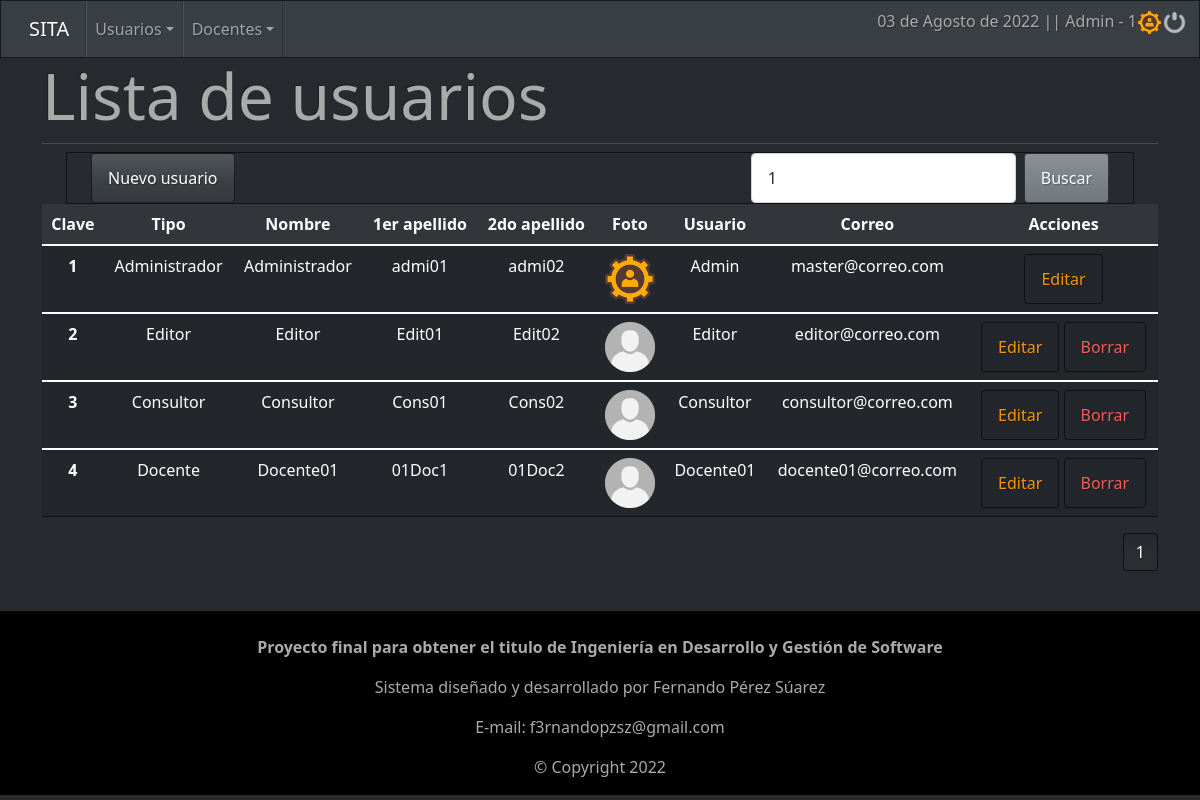
/sistema/secciones/buscarUsuario.php?busqueda=1 (signed in), run on the app's committed database.
### tables this page shows
CREATE TABLE `usuario` (
  `cve_usuario` int(11) NOT NULL AUTO_INCREMENT,
  `tipo` int(11) NOT NULL,
  `nombre` varchar(50) NOT NULL,
  `apellido1` varchar(50) NOT NULL,
  `apellido2` varchar(50) NOT NULL,
  `usuario` varchar(50) NOT NULL,
  `pass` varchar(255) NOT NULL,
  `foto` varchar(255) NOT NULL,
  `correo` varchar(200) NOT NULL,
  `activo` int(1) NOT NULL DEFAULT 1,
  PRIMARY KEY (`cve_usuario`),
  KEY `cve_tipo_usu` (`tipo`),
  KEY `tipo` (`tipo`),
  CONSTRAINT `usuario_ibfk_1` FOREIGN KEY (`tipo`) REFERENCES `tipo_usuario` (`cve_tipo_usu`) ON DELETE CASCADE ON UPDATE CASCADE
);

CREATE TABLE `tipo_usuario` (
  `cve_tipo_usu` int(11) NOT NULL AUTO_INCREMENT,
  `tipo` varchar(20) NOT NULL,
  `activo` int(1) NOT NULL DEFAULT 1,
  PRIMARY KEY (`cve_tipo_usu`)
);

### sistema/secciones/buscarUsuario.php (the view, shortened to what this page needs)
<?php include("../template/cabecera.php"); ?>
<?php
include "../config/conexion.php";
?>
            <div class="jumbotron">
                <h1 class="display-3">Lista de usuarios</h1>
                <hr class="my-2">
                <div class="container-fluid">
                    <?php
                    $busqueda = strtolower($_REQUEST['busqueda']);
                    ?>
                    <nav class="navbar navbar-expand-lg navbar-dark bg-dark">
                        <div class="container-fluid">
                            <button type="button" onclick="location.href='nuevoUsuario.php'" class="btn btn-primary">Nuevo usuario</button>
                            <form action="buscarUsuario.php" method="get" class="d-flex">
                                <input class="form-control me-sm-2" type="text" name="busqueda" id="busqueda" placeholder="Buscar" value="<?php echo $busqueda; ?>">
                                <input class="btn btn-secondary my-2 my-sm-0" type="submit" value="Buscar">
                            </form>
                        </div>
                    </nav>
                </div>
                <table class="table table-hover">
                    <thead class="text-center">
                        <tr>
                        <th scope="col">Clave</th>
                        <th scope="col">Tipo</th>
                        <th scope="col">Nombre</th>
                        <th scope="col">1er apellido</th>
                        <th scope="col">2do apellido</th>
                        <th scope="col">Foto</th>
                        <th scope="col">Usuario</th>
                        <th scope="col">Correo</th>
                        <th scope="col">Acciones</th>
                        </tr>
                    </thead>
                    <?php
                        $tipo = '';
                        $sql_registro = mysqli_query($conexion, "SELECT COUNT(*) AS total_registro FROM usuario u WHERE (cve_usuario LIKE '%$busqueda%'
                                                                                                                        OR nombre LIKE '%$busqueda%'
                                                                                                                        OR apellido1 LIKE '%$busqueda%'
                                                                                                                        OR apellido2 LIKE '%$busqueda%'
                                                                                                                        OR usuario LIKE '%$busqueda%'
                                                                                                                        OR correo LIKE '%$busqueda%'
                                                                                                                        $tipo ) AND activo = 1;");
                        $result_registro = mysqli_fetch_array($sql_registro);
                        $total_registro = $result_registro['total_registro'];
                        $por_pagina = 5;
                        if(empty($_GET['pagina']))
                        {
                            $pagina = 1;
                        }else{
                            $pagina = $_GET['pagina'];
                        }
                        $desde = ($pagina-1) * $por_pagina;
                        $total_pagina = ceil($total_registro / $por_pagina);
                        $query = mysqli_query($conexion, "SELECT u.cve_usuario,
                                                                 r.tipo,
                                                                 u.nombre,
                                                                 u.apellido1,
                                                                 u.apellido2,
                                                                 u.foto,
                                                                 u.usuario,
                                                                 u.correo
                                                                 FROM usuario u INNER JOIN tipo_usuario r ON u.tipo = r.cve_tipo_usu WHERE (u.cve_usuario LIKE '%$busqueda%'
                                                                                                                                            OR u.nombre LIKE '%$busqueda%'
                                                                                                                                            OR u.apellido1 LIKE '%$busqueda%'
                                                                                                                                            OR u.apellido2 LIKE '%$busqueda%'
                                                                                                                                            OR u.usuario LIKE '%$busqueda%'
                                                                                                                                            OR u.correo LIKE '%$busqueda%'
                                                                                                                                            OR r.tipo LIKE '%$busqueda%') AND u.activo = 1 ORDER BY cve_usuario ASC LIMIT $desde,$por_pagina;");
                        $result = mysqli_num_rows($query);
                        if($result > 0){
                            while ($data = mysqli_fetch_array($query)){
                                ?>
                                <tbody class="text-center">
                                    <tr class="table-active">
                                    <th scope="row"><?php echo $data ['cve_usuario']; ?></th>
                                    <td><?php echo $data ['tipo']; ?></td>
                                    <td><?php echo $data ['nombre']; ?></td>
                                    <td><?php echo $data ['apellido1']; ?></td>
                                    <td><?php echo $data ['apellido2']; ?></td>
                                    <td> <img src="/SITA/sistema/files/usuario/<?php echo $data ['foto']; ?>" style="width: 50px; height:50px;"> </td>
                                    <td><?php echo $data ['usuario']; ?></td>
                                    <td><?php echo $data ['correo']; ?></td>
                                    <td>
                                        <form method="post">
                                            <a role="button" class="btn btn-outline-warning" href="editarUsuario.php?id=<?php echo $data ['cve_usuario']; ?>">Editar</a>
                                            <?php if($data['cve_usuario'] != 1){ ?>
                                            <a role="button" class="btn btn-outline-danger" href="eliminarUsuario.php?id=<?php echo $data ['cve_usuario']; ?>" >Borrar</a>
                                            <?php } ?>
                                        </form>
                                    </td>
                                    </tr>
                                </tbody>
                                <?php
                            }
                        }
                    ?>
                </table>
                <?php
                    if($total_registro!= 0){
                ?>
                <div>
                    <ul class="pagination justify-content-end">
                        <?php
                            for ($i=1; $i <= $total_pagina; $i++){
                                if($i == $pagina){
                                    echo '<li class="page-item active"><a class="page-link">'.$i.'</a></li>';
                                }else{
                                    echo '<li class="page-item"><a class="page-link" href="?pagina='.$i.'&busqueda='.$busqueda.'">'.$i.'</a></li>';
                                }
                            }
                        ?>
                    </ul>
                </div>
                <?php } ?>
			</div>
<?php include("../template/pie.php"); ?>

### data on the page
usuario: cve_usuario "1", tipo.tipo "Administrador", nombre "Administrador", apellido1 "admi01", apellido2 "admi02", foto (picture), usuario "Admin", correo "master@correo.com"
usuario: cve_usuario "2", tipo.tipo "Editor", nombre "Editor", apellido1 "Edit01", apellido2 "Edit02", foto (placeholder picture), usuario "Editor", correo "editor@correo.com"
usuario: cve_usuario "3", tipo.tipo "Consultor", nombre "Consultor", apellido1 "Cons01", apellido2 "Cons02", foto (placeholder picture), usuario "Consultor", correo "consultor@correo.com"
usuario: cve_usuario "4", tipo.tipo "Docente", nombre "Docente01", apellido1 "01Doc1", apellido2 "01Doc2", foto (placeholder picture), usuario "Docente01", correo "docente01@correo.com"

### other printed values
fechaC() "03 de Agosto de 2022"
$s_usuario "Admin"
$s_tipo "1"
